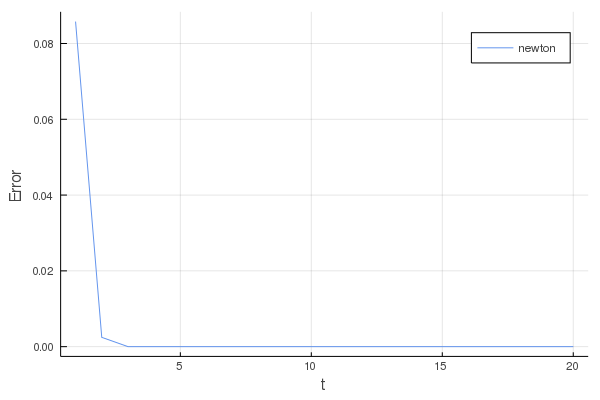

This chart was generated by the following Julia code:
using Plots;gr()

f(x) = x*x - 2
df(x) = 2x

function newton(x_0, max_iter)
    x = x_0
    error = zeros(max_iter)
    for i in 1:max_iter
        x = x - f(x) / df(x)
        error[i] = abs(x - sqrt(2))

    end

    (x, error)
end

x_0 = 1.0
max_iter = 20

x, error = newton(x_0, max_iter)
print(error)
t = 1:max_iter

plot(t, error, color=:cornflowerblue, label="newton",xlabel="t",ylabel="Error")
savefig("newton.png")